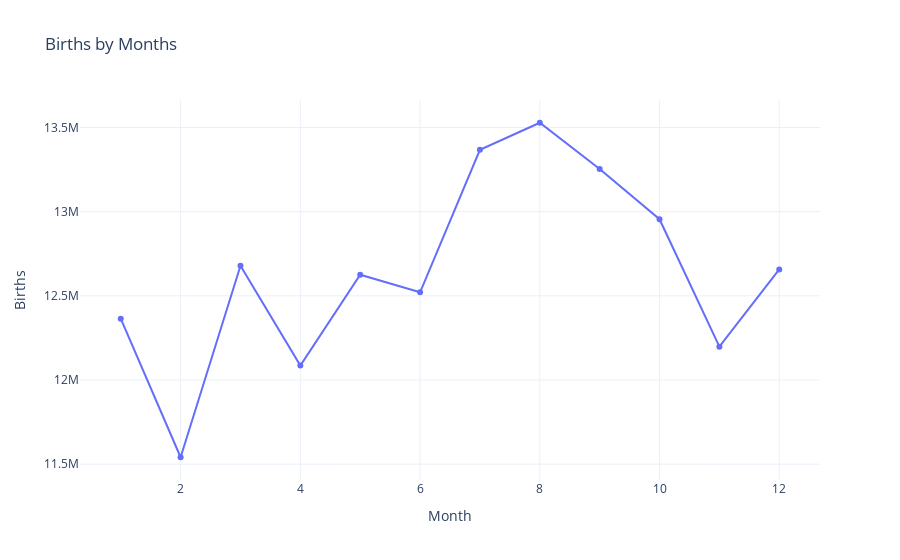

The code cell stored with this chart in its notebook:
### Code cell
births_by_months = df.groupby('month')['births'].sum().reset_index()
fig = go.Figure()
fig.add_trace(go.Scatter(x=births_by_months['month'], y=births_by_months['births'], mode='lines+markers'))
fig.update_layout(
    title='Births by Months',
    xaxis_title='Month',
    yaxis_title='Births'
)

# Show plot
fig.show()

### Figure 1 — Plotly figure (JSON) as saved in the notebook; plotly's stock layout.template omitted (floating-point values rounded to 4 significant figures)
{"data": [{"mode": "lines+markers", "type": "scatter", "x": [1, 2, 3, 4, 5, 6, 7, 8, 9, 10, 11, 12], "y": [12364197, 11541178, 12678844, 12085891, 12624972, 12521070, 13367556, 13528007, 13252831, 12954950, 12197967, 12656915]}], "layout": {"title": {"text": "Births by Months"}, "xaxis": {"title": {"text": "Month"}}, "yaxis": {"title": {"text": "Births"}}}}
